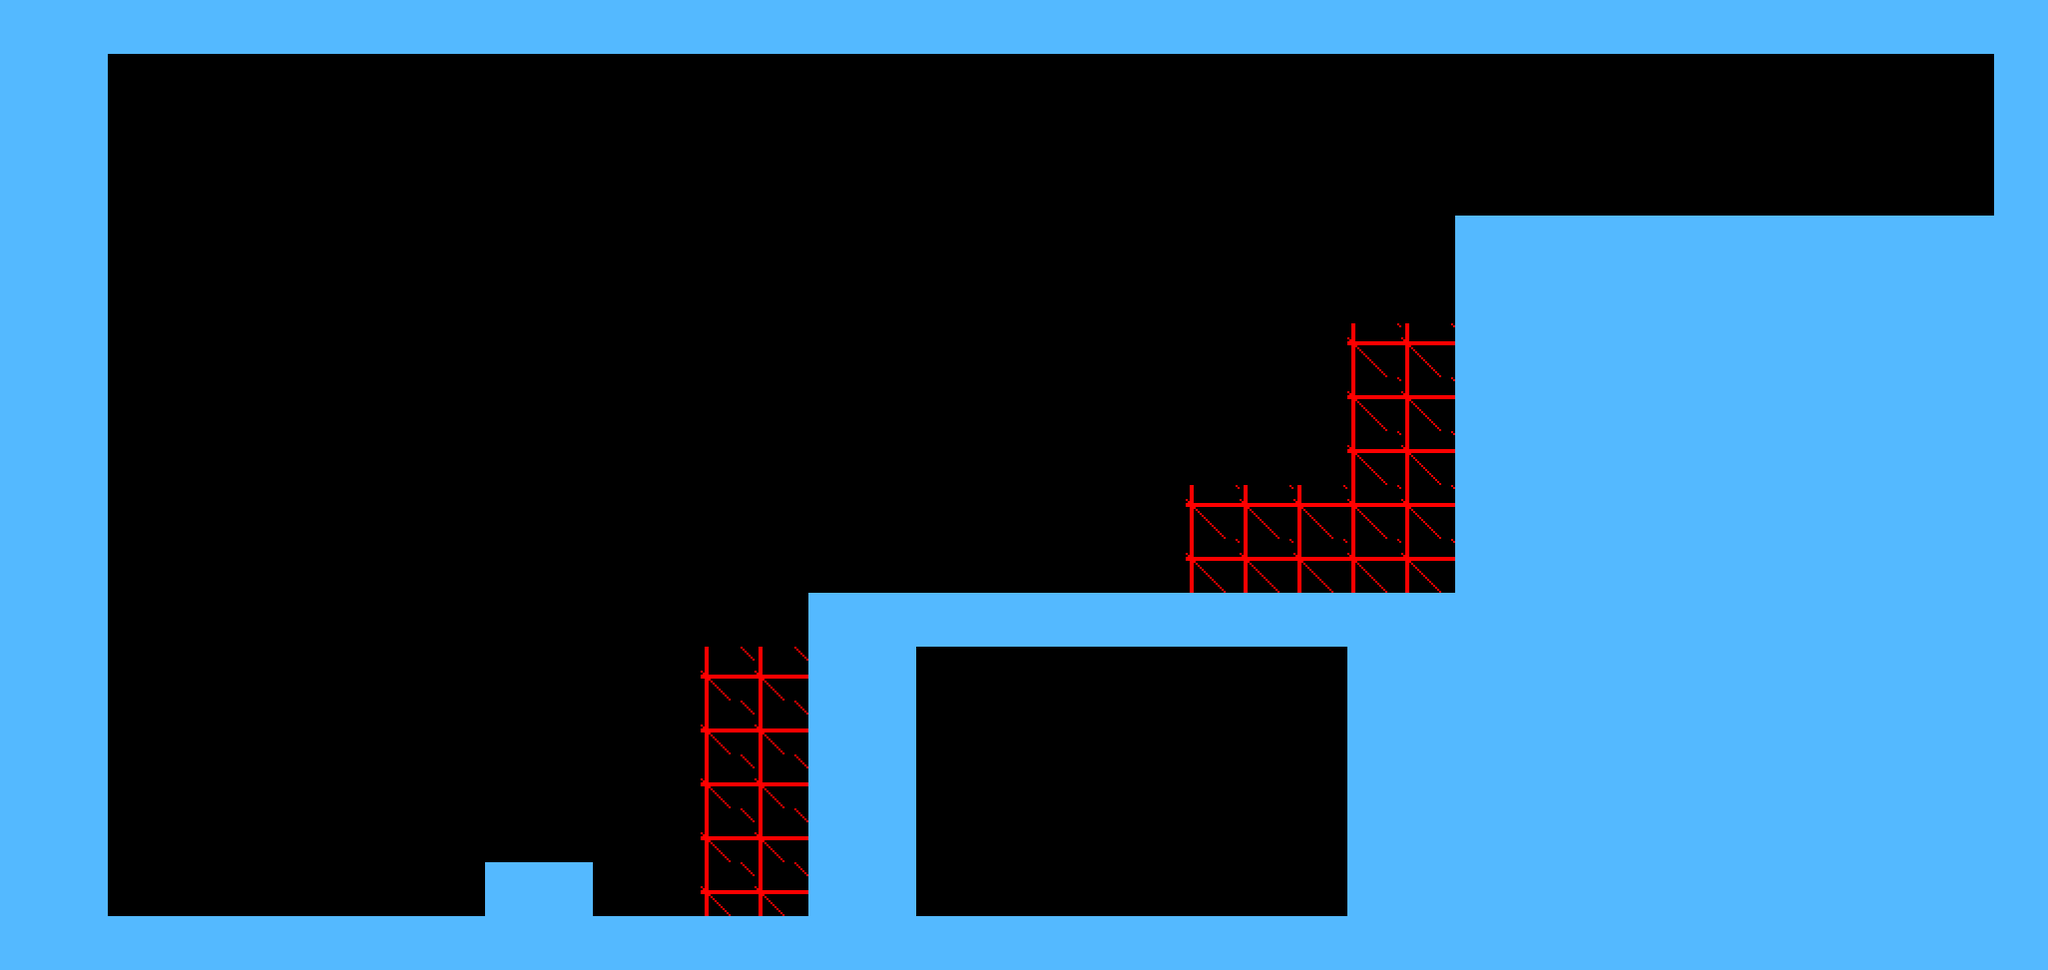

Rendered tile map (Tiled .tmx) drawn with the repository's tilesets; below, a short description and the full map source, tile grids included:
An orthogonal 38x18 tile map with 54x54 px tiles, 1 tile layer (coll).

<map version="1.4" tiledversion="1.4.2" orientation="orthogonal" renderorder="right-down" width="38" height="18" tilewidth="54" tileheight="54" infinite="0" nextlayerid="2" nextobjectid="1">
 <tileset firstgid="1" name="back_chip" tilewidth="54" tileheight="54" tilecount="36" columns="9">
  <image source="授業資料/ゲープロⅡの資料/gp2.07 マップエディタ・はしごの準備/07_課題/Data/Maps/back_chip.png" width="512" height="256" />
 </tileset>
 <layer id="1" name="coll" width="38" height="18">
  <data encoding="csv">
1,1,1,1,1,1,1,1,1,1,1,1,1,1,1,1,1,1,1,1,1,1,1,1,1,1,1,1,1,1,1,1,1,1,1,1,1,1,
1,1,0,0,0,0,0,0,0,0,0,0,0,0,0,0,0,0,0,0,0,0,0,0,0,0,0,0,0,0,0,0,0,0,0,0,0,1,
1,1,0,0,0,0,0,0,0,0,0,0,0,0,0,0,0,0,0,0,0,0,0,0,0,0,0,0,0,0,0,0,0,0,0,0,0,1,
1,1,0,0,0,0,0,0,0,0,0,0,0,0,0,0,0,0,0,0,0,0,0,0,0,0,0,0,0,0,0,0,0,0,0,0,0,1,
1,1,0,0,0,0,0,0,0,0,0,0,0,0,0,0,0,0,0,0,0,0,0,0,0,0,0,1,1,1,1,1,1,1,1,1,1,1,
1,1,0,0,0,0,0,0,0,0,0,0,0,0,0,0,0,0,0,0,0,0,0,0,0,0,0,1,1,1,1,1,1,1,1,1,1,1,
1,1,0,0,0,0,0,0,0,0,0,0,0,0,0,0,0,0,0,0,0,0,0,0,0,26,26,1,1,1,1,1,1,1,1,1,1,1,
1,1,0,0,0,0,0,0,0,0,0,0,0,0,0,0,0,0,0,0,0,0,0,0,0,26,26,1,1,1,1,1,1,1,1,1,1,1,
1,1,0,0,0,0,0,0,0,0,0,0,0,0,0,0,0,0,0,0,0,0,0,0,0,26,26,1,1,1,1,1,1,1,1,1,1,1,
1,1,0,0,0,0,0,0,0,0,0,0,0,0,0,0,0,0,0,0,0,0,26,26,26,26,26,1,1,1,1,1,1,1,1,1,1,1,
1,1,0,0,0,0,0,0,0,0,0,0,0,0,0,0,0,0,0,0,0,0,26,26,26,26,26,1,1,1,1,1,1,1,1,1,1,1,
1,1,0,0,0,0,0,0,0,0,0,0,0,0,0,1,1,1,1,1,1,1,1,1,1,1,1,1,1,1,1,1,1,1,1,1,1,1,
1,1,0,0,0,0,0,0,0,0,0,0,0,35,35,1,1,0,0,0,0,0,0,0,0,1,1,1,1,1,1,1,1,1,1,1,1,1,
1,1,0,0,0,0,0,0,0,0,0,0,0,35,35,1,1,0,0,0,0,0,0,0,0,1,1,1,1,1,1,1,1,1,1,1,1,1,
1,1,0,0,0,0,0,0,0,0,0,0,0,35,35,1,1,0,0,0,0,0,0,0,0,1,1,1,1,1,1,1,1,1,1,1,1,1,
1,1,0,0,0,0,0,0,0,0,0,0,0,35,35,1,1,0,0,0,0,0,0,0,0,1,1,1,1,1,1,1,1,1,1,1,1,1,
1,1,0,0,0,0,0,0,0,1,1,0,0,35,35,1,1,0,0,0,0,0,0,0,0,1,1,1,1,1,1,1,1,1,1,1,1,1,
1,1,1,1,1,1,1,1,1,1,1,1,1,1,1,1,1,1,1,1,1,1,1,1,1,1,1,1,1,1,1,1,1,1,1,1,1,1
</data>
 </layer>
</map>